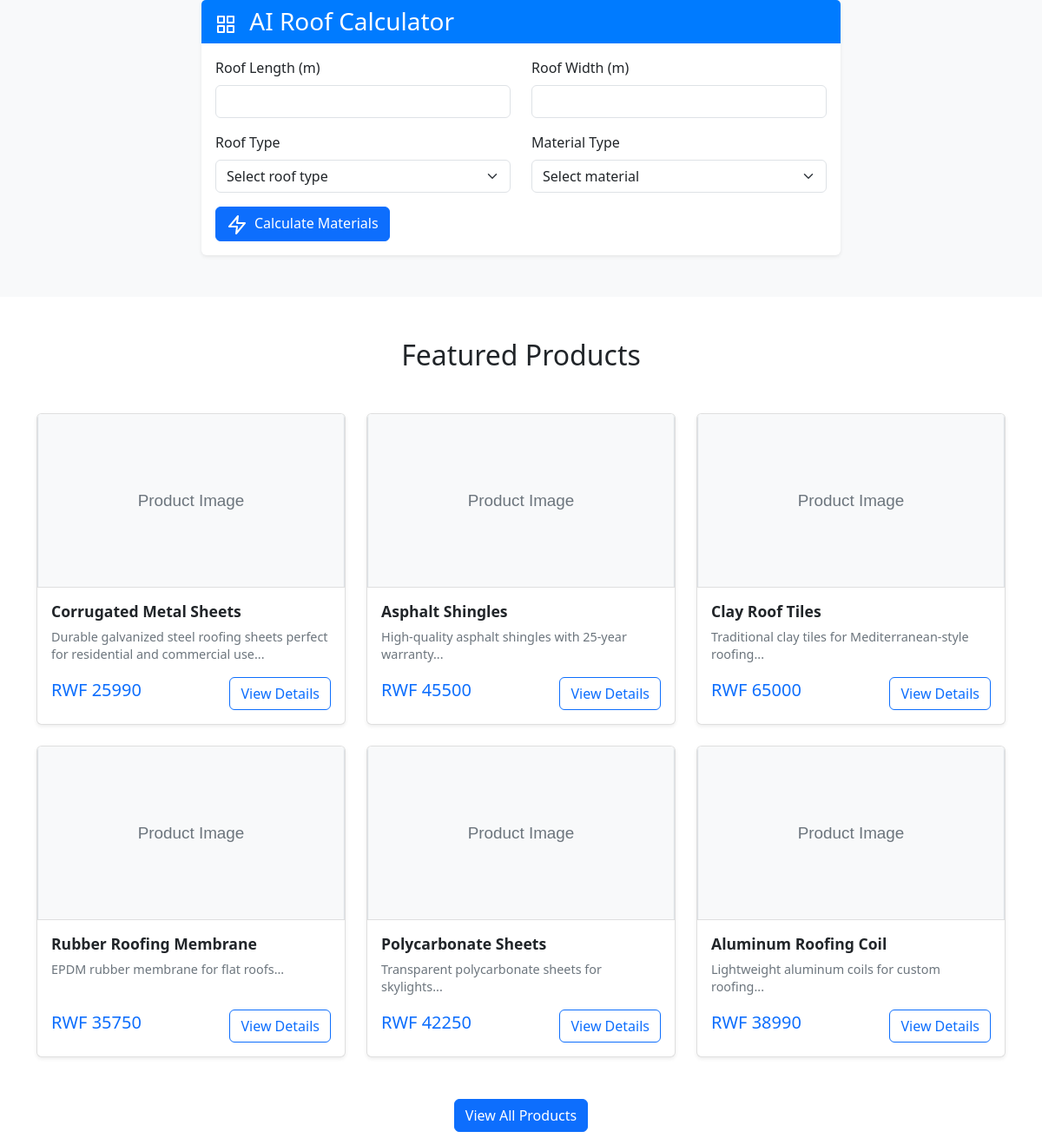
Before: / (middle part) with the older database file.
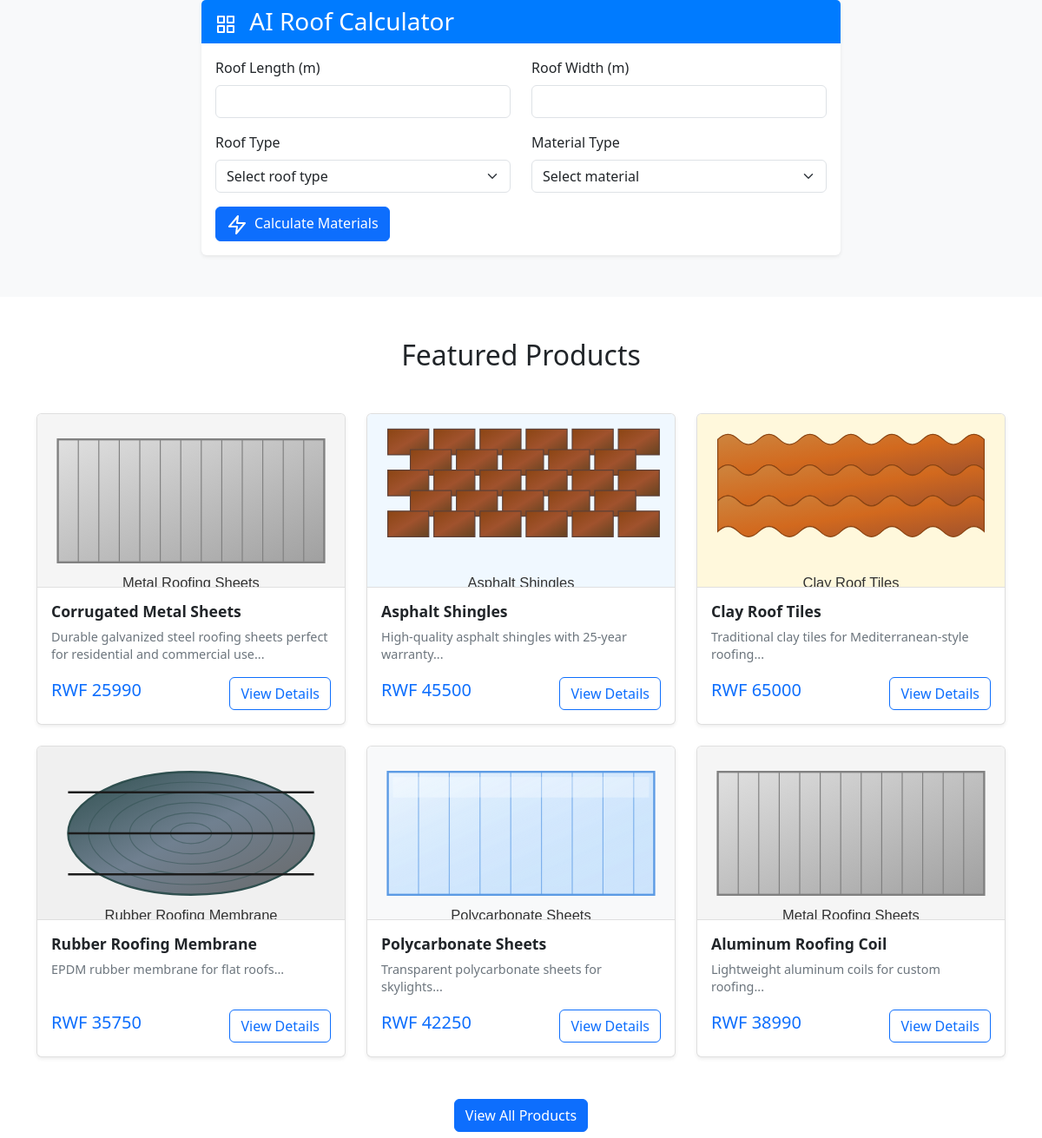
After: the same page with the newer database file.
### tables this page shows
CREATE TABLE products (
            id INTEGER PRIMARY KEY AUTOINCREMENT,
            name TEXT NOT NULL,
            description TEXT,
            price REAL NOT NULL,
            category TEXT NOT NULL,
            image_url TEXT,
            stock INTEGER DEFAULT 100,
            created_at TIMESTAMP DEFAULT CURRENT_TIMESTAMP
        );

### routes.py (the view)
@app.route('/')
def index():
    products = Product.get_all()
    featured_products = list(products.values())[:6]
    return render_template('index.html', products=featured_products)

### database.py (called while the page is built)
def get_db_connection():
    conn = sqlite3.connect(DATABASE_PATH)
    conn.row_factory = sqlite3.Row
    return conn

### models.py (called while the page is built)
    @staticmethod
    def get_all():
        conn = get_db_connection()
        products = conn.execute('SELECT * FROM products').fetchall()
        conn.close()
        return {product['id']: Product(
            product['id'], product['name'], product['description'],
            product['price'], product['category'], product['image_url'],
            product['stock'], product['created_at']
        ) for product in products}

### templates/index.html (shortened to what this page needs)
{% extends "base.html" %}
{% block content %}
<section id="calculator" class="py-5 bg-light">
    <div class="container">
        <div class="row justify-content-center">
            <div class="col-lg-8">
                <div class="card">
                    <div class="card-header">
                        <h3 class="card-title mb-0">
                            <i data-feather="grid" class="me-2"></i>
                            AI Roof Calculator
                        </h3>
                    </div>
                    <div class="card-body">
                        <form id="roofCalculatorForm">
                            <div class="row mb-3">
                                <div class="col-md-6">
                                    <label for="roofLength" class="form-label">Roof Length (m)</label>
                                    <input type="number" class="form-control" id="roofLength" step="0.1" required>
                                </div>
                                <div class="col-md-6">
                                    <label for="roofWidth" class="form-label">Roof Width (m)</label>
                                    <input type="number" class="form-control" id="roofWidth" step="0.1" required>
                                </div>
                            </div>
                            <div class="row mb-3">
                                <div class="col-md-6">
                                    <label for="roofType" class="form-label">Roof Type</label>
                                    <select class="form-select" id="roofType" required>
                                        <option value="">Select roof type</option>
                                    </select>
                                </div>
                                <div class="col-md-6">
                                    <label for="materialType" class="form-label">Material Type</label>
                                    <select class="form-select" id="materialType" required>
                                        <option value="">Select material</option>
                                    </select>
                                </div>
                            </div>
                            <button type="submit" class="btn btn-primary no-global-loader">
                                <i data-feather="zap" class="me-2"></i>Calculate Materials
                            </button>
                        </form>
                    </div>
                </div>
            </div>
        </div>
    </div>
</section>
<section class="py-5">
    <div class="container">
        <h2 class="text-center mb-5">Featured Products</h2>
        <div class="row featured-products">
            {% for product in products %}
            <div class="col-md-4 mb-4">
                <div class="card h-100 product-card">
                    <img src="{{ product.image_url }}" class="card-img-top" alt="{{ product.name }}">
                    <div class="card-body d-flex flex-column">
                        <h5 class="card-title">{{ product.name }}</h5>
                        <p class="card-text">{{ product.description[:100] }}...</p>
                        <div class="mt-auto">
                            <div class="d-flex justify-content-between align-items-center">
                                <span class="h5 text-primary">RWF {{ (product.price * 1000)|int }}</span>
                                <a href="{{ url_for('product_detail', product_id=product.id) }}" class="btn btn-outline-primary">View Details</a>
                            </div>
                        </div>
                    </div>
                </div>
            </div>
            {% endfor %}
        </div>
        <div class="text-center mt-4">
            <a href="{{ url_for('products') }}" class="btn btn-primary">View All Products</a>
        </div>
    </div>
</section>
{% endblock %}

Changed rows visible on the page:
changed products "Corrugated Metal Sheets": image_url: picture added in place of a placeholder
changed products "Asphalt Shingles": image_url: picture added in place of a placeholder
changed products "Clay Roof Tiles": image_url: picture added in place of a placeholder
changed products "Rubber Roofing Membrane": image_url: picture added in place of a placeholder
changed products "Polycarbonate Sheets": image_url: picture added in place of a placeholder
changed products "Aluminum Roofing Coil": image_url: picture added in place of a placeholder
